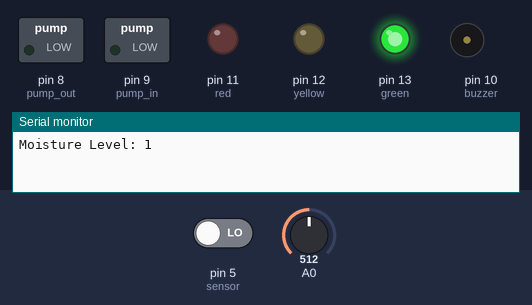
The sketch below on a simulated Arduino Uno, built with avr-gcc and run on an emulated ATmega328P. Shown: switched loads named in the sketch (green lamp = pin HIGH), output pins drawn as LEDs (lit = HIGH), buzzer (waves = sounding, pin HIGH), the last lines printed to the serial monitor. Inputs (shaded band) come from the test bench; at power-on: pin 5 (sensor) LOW, A0 = 512.

Above: at 1.2 s.
1.3 s: pin 5 (sensor) driven HIGH
At 1.51 s:
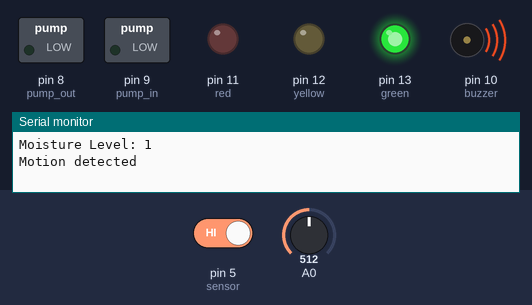
4.4 s: A0 set to 488
At 5.4 s:
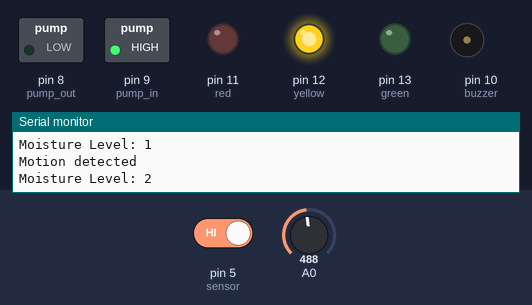
6.2 s: A0 set to 315
7.7 s: A0 set to 287
At 8.9 s:
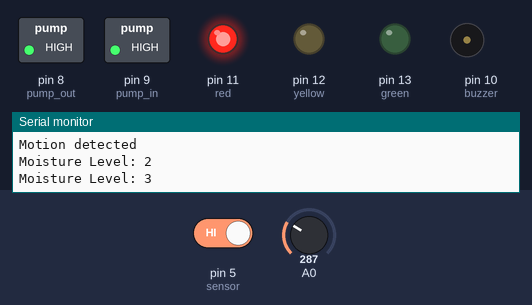
9.2 s: A0 set to 306
At 10.0 s:
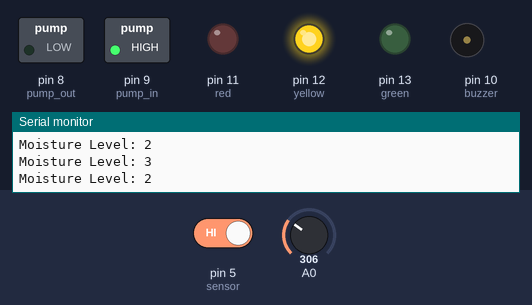
10.7 s: A0 set to 290
At 11.2 s:
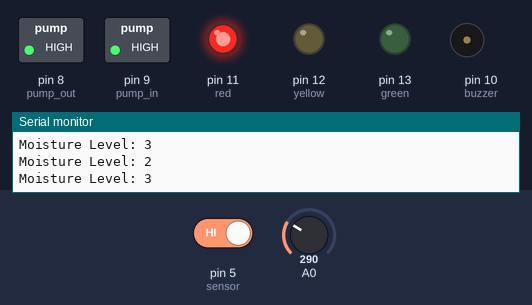
Timing chart, 0 to 13.2 s (numbered marks = the images above; inputs shaded):
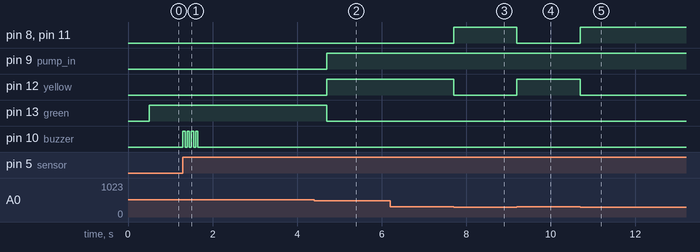

Measured:
- the behaviour switches between 500 and 499 on A0 (found by bisection; images 1 and 2)
- the behaviour switches between 300 and 299 on A0 (found by bisection; images 2 and 3)
- after the input at 1.3 s, pin 10 (buzzer): alternates HIGH for 0.05 s and LOW for 0.05 s, 8 changes in all, then stays LOW, starting at once
- after the input at 4.4 s, pin 9 (pump_in), pin 12 (yellow): LOW → HIGH after 0.30 s; pin 13 (green): HIGH → LOW after 0.30 s
- after the input at 6.2 s, every drawn part: stays the same
- after the input at 7.7 s, pin 8 (pump_out), pin 11 (red): LOW → HIGH at once; pin 12 (yellow): HIGH → LOW at once
- after the input at 9.2 s, pin 8 (pump_out), pin 11 (red): HIGH → LOW at once; pin 12 (yellow): LOW → HIGH at once
- after the input at 10.7 s, pin 8 (pump_out), pin 11 (red): LOW → HIGH at once; pin 12 (yellow): HIGH → LOW at once

The sketch:

Moisture_PIR_2.ino
```cpp
// Made by Harisudhan
// www.youtube.com/@harisudhantechnology

#include <Wire.h>

const int green = 13;
const int yellow = 12;
const int red = 11;
const int buzzer = 10;
const int pump_in = 9;
const int pump_out = 8;
const int sensor = 5;

int motionState = LOW;
int lastMoistureLevel = -1;

unsigned long lastMoistureTime = 0;
unsigned long lastBuzzerTime = 0;

const unsigned long moistureInterval = 500;
const unsigned long buzzerInterval = 500;

void setup() {
  pinMode(red, OUTPUT);
  pinMode(yellow, OUTPUT);
  pinMode(green, OUTPUT);
  pinMode(pump_in, OUTPUT);
  pinMode(pump_out, OUTPUT);
  pinMode(buzzer, OUTPUT);
  pinMode(sensor, INPUT);

  Serial.begin(9600);
}

void loop() {
  handleMotion();
  handleMoisture();
}

// ---------------- MOTION HANDLING ----------------
void handleMotion() {
  int val = digitalRead(sensor);

  if (val == HIGH && motionState == LOW) {
    Serial.println("Motion detected");
    for (int i = 0; i < 4; i++) {
      digitalWrite(buzzer, HIGH);
      delay(50);
      digitalWrite(buzzer, LOW);
      delay(50);
    }
    lastBuzzerTime = millis();
    motionState = HIGH;
  }

  if (motionState == HIGH && millis() - lastBuzzerTime >= buzzerInterval) {
    digitalWrite(buzzer, LOW);
  }

  if (val == LOW && motionState == HIGH) {
    Serial.println("Motion stopped");
    motionState = LOW;
  }
}

// ---------------- MOISTURE HANDLING ----------------
void handleMoisture() {
  if (millis() - lastMoistureTime < moistureInterval) return;
  lastMoistureTime = millis();

  int level = analogRead(A0);
  int currentLevel;

  if (level < 300) currentLevel = 3;
  else if (level < 500) currentLevel = 2;
  else currentLevel = 1;

  if (currentLevel == lastMoistureLevel) return;
  lastMoistureLevel = currentLevel;

  Serial.print("Moisture Level: ");
  Serial.println(currentLevel);

  digitalWrite(red, currentLevel == 3);
  digitalWrite(yellow, currentLevel == 2);
  digitalWrite(green, currentLevel == 1);

  digitalWrite(pump_in, currentLevel >= 2);
  digitalWrite(pump_out, currentLevel == 3);
}
```
